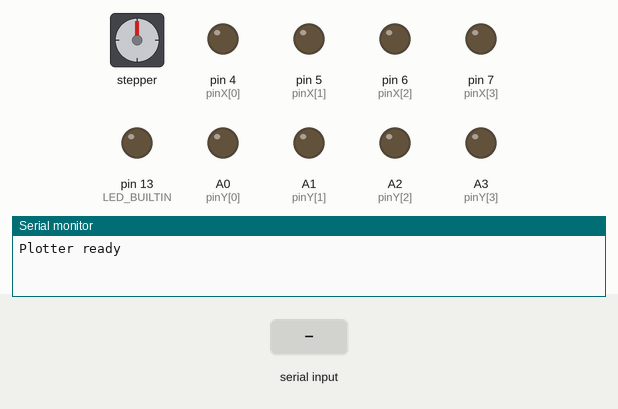
Bench run of a sketch on a simulated Arduino Uno, built with avr-gcc and run on an emulated ATmega328P. Shown: stepper motor, output pins drawn as LEDs (lit = HIGH), the last lines printed to the serial monitor. Wiring (inferred from the names in the program): stepper motor (2048 steps per turn assumed): coils A4, pin 2, A5, pin 3. The inputs (shaded band) are chosen by the test bench. Pins used as bus, display or sensor lines are not drawn.

Above: at 1.8 s.
1.9 s: "PEN UP\n" received over Serial
At 3.5 s:
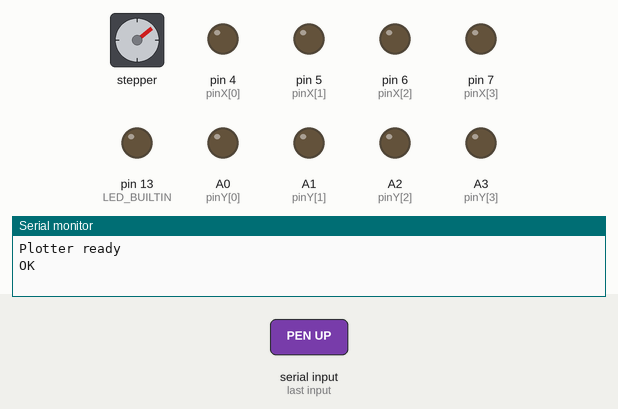
4.2 s: "STOP\n" received over Serial
At 5.3 s:
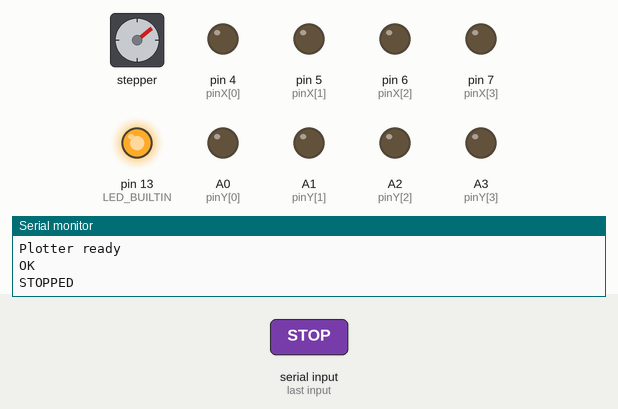
Timing chart, 0 to 7.2 s (numbered marks = the images above; inputs shaded):
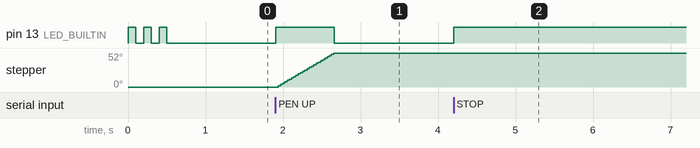

The sketch:

arduino_plotter.ino
```cpp
// Optimization: Removed Stepper.h for direct pin control and C-string parsing
// Reduces overhead and memory usage.

// --- CONFIGURATION ---
#define STEPS_PER_REV 2048
#define Z_LIFT_STEPS 300
// Speed control: Delay in microseconds between steps.
// Lower = faster. 28BYJ-48 limit ~1200us.
// 2500us is a safe, high-torque speed for most hardware.
#define STEP_DELAY_MICROS 2500

// --- PINS ---
// X Axis (Moved to Pins 4,5,6,7)
const int pinX[4] = {4, 5, 6, 7};
// Y Axis (Temporary shift to Analog for testing)
const int pinY[4] = {A0, A1, A2, A3};
// Z Axis (Disabled for now to save power)
const int pinZ[4] = {A4, A5, 2, 3};

// --- STATE ---
int stepIndexX = 0;
int stepIndexY = 0;
int stepIndexZ = 0;

// Buffer for serial data
const int MAX_CMD_LEN = 32;
char cmdBuffer[MAX_CMD_LEN];
int bufPos = 0;

void setup() {
  pinMode(LED_BUILTIN, OUTPUT);
  // Startup Blink: 3 fast blinks
  for(int i=0; i<3; i++) {
    digitalWrite(LED_BUILTIN, HIGH); delay(100);
    digitalWrite(LED_BUILTIN, LOW);  delay(100);
  }

  Serial.begin(9600);

  // Setup pins
  for(int i=0; i<4; i++) {
    pinMode(pinX[i], OUTPUT);
    pinMode(pinY[i], OUTPUT);
    pinMode(pinZ[i], OUTPUT);
  }

  // Lift pen (Safety: Disabled auto-move on startup to prevent crashes)
  // moveZ(Z_LIFT_STEPS);
  Serial.println("Plotter ready");
}

void loop() {
  while (Serial.available() > 0) {
    char c = Serial.read();

    if (c == '\n') {
      digitalWrite(LED_BUILTIN, HIGH); // LED ON processing
      cmdBuffer[bufPos] = '\0'; // Terminate string
      processCommand();
      bufPos = 0; // Reset buffer
      digitalWrite(LED_BUILTIN, LOW);  // LED OFF done
    } else {
      if (bufPos < MAX_CMD_LEN - 1) {
        cmdBuffer[bufPos++] = c;
      }
    }
  }
}

void processCommand() {
  if (bufPos == 0) return;

  // Parse command (MOVE x y, PEN UP, PEN DOWN, STOP)
  // Simple parsing to avoid heavy String object

  if (strncmp(cmdBuffer, "MOVE", 4) == 0) {
    int dx, dy;
    if (sscanf(cmdBuffer, "MOVE %d %d", &dx, &dy) == 2) {
      drawLine(dx, dy);
      disableMotors(); // Save power and heat
      Serial.println("OK");
    } else {
      Serial.println("ERROR");
    }
  }
  else if (strncmp(cmdBuffer, "STEPZ", 5) == 0) {
    int steps;
    if (sscanf(cmdBuffer, "STEPZ %d", &steps) == 1) {
      moveZ(steps);
      Serial.println("OK");
    } else {
      Serial.println("ERROR");
    }
  }
  else if (strcmp(cmdBuffer, "PEN UP") == 0) {
    moveZ(Z_LIFT_STEPS);
    Serial.println("OK");
  }
  else if (strcmp(cmdBuffer, "PEN DOWN") == 0) {
    moveZ(-Z_LIFT_STEPS);
    Serial.println("OK");
  }
  else if (strcmp(cmdBuffer, "STOP") == 0) {
    disableMotors();
    Serial.println("STOPPED");
    while(1);
  }
  else if (strcmp(cmdBuffer, "PING") == 0) {
    // Distinct blink for PING
    digitalWrite(LED_BUILTIN, LOW); delay(50);
    digitalWrite(LED_BUILTIN, HIGH); delay(50);
    digitalWrite(LED_BUILTIN, LOW); delay(50);
    digitalWrite(LED_BUILTIN, HIGH);
    Serial.println("PONG");
  }
  else {
    Serial.println("ERROR");
  }
}

// Low-level stepper sequence (Standard 4-step sequence for 28BYJ-48)
void oneStep(const int pins[4], int dir, int *stepIndex) {
  // Update step index
  *stepIndex += dir;
  if (*stepIndex > 3) *stepIndex = 0;
  if (*stepIndex < 0) *stepIndex = 3;

  // 4-step sequence: 1010, 0110, 0101, 1001
  switch(*stepIndex) {
    case 0: // 1010
      digitalWrite(pins[0], 1); digitalWrite(pins[1], 0);
      digitalWrite(pins[2], 1); digitalWrite(pins[3], 0);
      break;
    case 1: // 0110
      digitalWrite(pins[0], 0); digitalWrite(pins[1], 1);
      digitalWrite(pins[2], 1); digitalWrite(pins[3], 0);
      break;
    case 2: // 0101
      digitalWrite(pins[0], 0); digitalWrite(pins[1], 1);
      digitalWrite(pins[2], 0); digitalWrite(pins[3], 1);
      break;
    case 3: // 1001
      digitalWrite(pins[0], 1); digitalWrite(pins[1], 0);
      digitalWrite(pins[2], 0); digitalWrite(pins[3], 1);
      break;
  }
}

void drawLine(int dx, int dy) {
  long x0 = 0, y0 = 0;
  long x1 = dx, y1 = dy;
  long dx_abs = abs(dx), dy_abs = -abs(dy);
  long sx = (x0 < x1) ? 1 : -1;
  long sy = (y0 < y1) ? 1 : -1;
  long err = dx_abs + dy_abs;

  while(true) {
    if (x0 == x1 && y0 == y1) break;
    long e2 = 2 * err;
    if (e2 >= dy_abs) { err += dy_abs; x0 += sx; oneStep(pinX, sx, &stepIndexX); }
    if (e2 <= dx_abs) { err += dx_abs; y0 += sy; oneStep(pinY, sy, &stepIndexY); }
    delayMicroseconds(STEP_DELAY_MICROS);
  }
}

void moveZ(int steps) {
  int dir = (steps > 0) ? 1 : -1;
  steps = abs(steps);
  for(int i=0; i<steps; i++) {
    oneStep(pinZ, dir, &stepIndexZ);
    delayMicroseconds(STEP_DELAY_MICROS);
  }
}

void disableMotors() {
  // Disable all motor pins: X (4-7), Y (A0-A3), Z (A4, A5, 2, 3)
  int allPins[] = {4, 5, 6, 7, A0, A1, A2, A3, A4, A5, 2, 3};
  for(int i=0; i<12; i++) digitalWrite(allPins[i], 0);
}
```

Measured:
- after the input at 1.9 s, pin 13 (LED_BUILTIN): LOW → HIGH at once, → LOW 0.76 s later; stepper: turns 52° clockwise in 0.72 s, starting at once
- after the input at 4.2 s, pin 13 (LED_BUILTIN): LOW → HIGH at once
